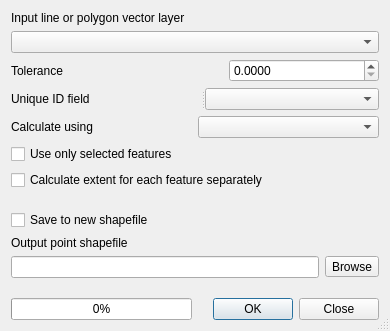
<?xml version="1.0" encoding="UTF-8"?>
<ui version="4.0">
 <class>Dialog</class>
 <widget class="QDialog" name="Dialog">
  <property name="windowModality">
   <enum>Qt::NonModal</enum>
  </property>
  <property name="geometry">
   <rect>
    <x>0</x>
    <y>0</y>
    <width>390</width>
    <height>331</height>
   </rect>
  </property>
  <property name="windowTitle">
   <string>Extract Nodes</string>
  </property>
  <property name="sizeGripEnabled">
   <bool>true</bool>
  </property>
  <layout class="QGridLayout" name="gridLayout">
   <item row="0" column="0" colspan="2">
    <layout class="QVBoxLayout">
     <item>
      <widget class="QLabel" name="label_3">
       <property name="text">
        <string>Input line or polygon vector layer</string>
       </property>
      </widget>
     </item>
     <item>
      <widget class="QComboBox" name="inShape"/>
     </item>
    </layout>
   </item>
   <item row="2" column="0" colspan="2">
    <widget class="QSplitter" name="splitter">
     <property name="orientation">
      <enum>Qt::Horizontal</enum>
     </property>
     <widget class="QLabel" name="lblField">
      <property name="text">
       <string>Unique ID field</string>
      </property>
     </widget>
     <widget class="QComboBox" name="cmbField"/>
    </widget>
   </item>
   <item row="6" column="0">
    <spacer>
     <property name="orientation">
      <enum>Qt::Vertical</enum>
     </property>
     <property name="sizeHint" stdset="0">
      <size>
       <width>20</width>
       <height>21</height>
      </size>
     </property>
    </spacer>
   </item>
   <item row="7" column="0" colspan="2">
    <layout class="QVBoxLayout">
     <item>
      <widget class="QCheckBox" name="chkWriteShapefile">
       <property name="text">
        <string>Save to new shapefile</string>
       </property>
      </widget>
     </item>
     <item>
      <widget class="QLabel" name="lblOutputShapefile">
       <property name="text">
        <string>Output point shapefile</string>
       </property>
      </widget>
     </item>
     <item>
      <layout class="QHBoxLayout">
       <item>
        <widget class="QLineEdit" name="outShape">
         <property name="readOnly">
          <bool>true</bool>
         </property>
        </widget>
       </item>
       <item>
        <widget class="QToolButton" name="toolOut">
         <property name="text">
          <string>Browse</string>
         </property>
        </widget>
       </item>
      </layout>
     </item>
    </layout>
   </item>
   <item row="8" column="0">
    <spacer>
     <property name="orientation">
      <enum>Qt::Vertical</enum>
     </property>
     <property name="sizeHint" stdset="0">
      <size>
       <width>20</width>
       <height>21</height>
      </size>
     </property>
    </spacer>
   </item>
   <item row="9" column="0">
    <widget class="QProgressBar" name="progressBar">
     <property name="value">
      <number>0</number>
     </property>
     <property name="alignment">
      <set>Qt::AlignCenter</set>
     </property>
     <property name="textVisible">
      <bool>true</bool>
     </property>
    </widget>
   </item>
   <item row="9" column="1">
    <widget class="QDialogButtonBox" name="buttonBox_2">
     <property name="orientation">
      <enum>Qt::Horizontal</enum>
     </property>
     <property name="standardButtons">
      <set>QDialogButtonBox::Close|QDialogButtonBox::Ok</set>
     </property>
    </widget>
   </item>
   <item row="1" column="0" colspan="2">
    <layout class="QHBoxLayout">
     <item>
      <widget class="QLabel" name="label">
       <property name="text">
        <string>Tolerance</string>
       </property>
      </widget>
     </item>
     <item>
      <spacer>
       <property name="orientation">
        <enum>Qt::Horizontal</enum>
       </property>
       <property name="sizeHint" stdset="0">
        <size>
         <width>40</width>
         <height>20</height>
        </size>
       </property>
      </spacer>
     </item>
     <item>
      <widget class="QDoubleSpinBox" name="lineEdit">
       <property name="minimumSize">
        <size>
         <width>150</width>
         <height>0</height>
        </size>
       </property>
       <property name="decimals">
        <number>4</number>
       </property>
       <property name="maximum">
        <double>100000.000000000000000</double>
       </property>
       <property name="singleStep">
        <double>0.500000000000000</double>
       </property>
      </widget>
     </item>
    </layout>
   </item>
   <item row="3" column="0" colspan="2">
    <layout class="QHBoxLayout" name="_2">
     <item>
      <widget class="QLabel" name="lblCalcType">
       <property name="text">
        <string>Calculate using</string>
       </property>
      </widget>
     </item>
     <item>
      <widget class="QComboBox" name="cmbCalcType"/>
     </item>
    </layout>
   </item>
   <item row="5" column="0" colspan="2">
    <widget class="QCheckBox" name="chkByFeatures">
     <property name="text">
      <string>Calculate extent for each feature separately</string>
     </property>
    </widget>
   </item>
   <item row="4" column="0" colspan="2">
    <widget class="QCheckBox" name="chkUseSelection">
     <property name="text">
      <string>Use only selected features</string>
     </property>
    </widget>
   </item>
  </layout>
 </widget>
 <resources/>
 <connections>
  <connection>
   <sender>buttonBox_2</sender>
   <signal>accepted()</signal>
   <receiver>Dialog</receiver>
   <slot>accept()</slot>
   <hints>
    <hint type="sourcelabel">
     <x>133</x>
     <y>512</y>
    </hint>
    <hint type="destinationlabel">
     <x>215</x>
     <y>290</y>
    </hint>
   </hints>
  </connection>
  <connection>
   <sender>buttonBox_2</sender>
   <signal>rejected()</signal>
   <receiver>Dialog</receiver>
   <slot>close()</slot>
   <hints>
    <hint type="sourcelabel">
     <x>59</x>
     <y>512</y>
    </hint>
    <hint type="destinationlabel">
     <x>132</x>
     <y>239</y>
    </hint>
   </hints>
  </connection>
 </connections>
</ui>
